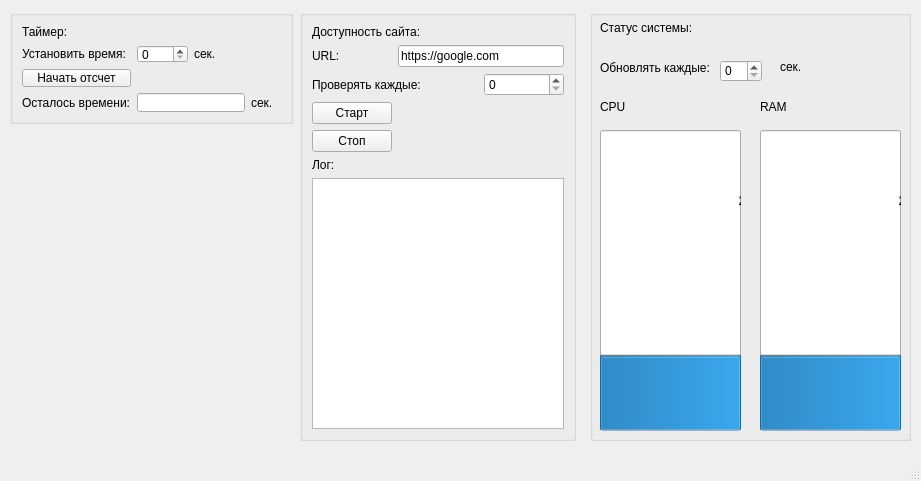
<?xml version="1.0" encoding="UTF-8"?>
<ui version="4.0">
 <class>MainWindow</class>
 <widget class="QMainWindow" name="MainWindow">
  <property name="geometry">
   <rect>
    <x>0</x>
    <y>0</y>
    <width>921</width>
    <height>481</height>
   </rect>
  </property>
  <property name="windowTitle">
   <string>MainWindow</string>
  </property>
  <widget class="QWidget" name="centralwidget">
   <widget class="QGroupBox" name="groupBox1">
    <property name="geometry">
     <rect>
      <x>10</x>
      <y>10</y>
      <width>283</width>
      <height>114</height>
     </rect>
    </property>
    <property name="title">
     <string/>
    </property>
    <layout class="QGridLayout" name="gridLayout">
     <item row="0" column="0">
      <widget class="QLabel" name="label">
       <property name="text">
        <string>Таймер:</string>
       </property>
      </widget>
     </item>
     <item row="1" column="2">
      <widget class="QLabel" name="label_5">
       <property name="text">
        <string>сек.</string>
       </property>
      </widget>
     </item>
     <item row="1" column="0">
      <widget class="QLabel" name="label_2">
       <property name="text">
        <string>Установить время:</string>
       </property>
      </widget>
     </item>
     <item row="2" column="0">
      <widget class="QPushButton" name="BStartCounter">
       <property name="text">
        <string>Начать отсчет</string>
       </property>
      </widget>
     </item>
     <item row="3" column="0">
      <widget class="QLabel" name="label_3">
       <property name="text">
        <string>Осталось времени:</string>
       </property>
      </widget>
     </item>
     <item row="1" column="1">
      <widget class="QSpinBox" name="SBSetTime">
       <property name="value">
        <number>0</number>
       </property>
      </widget>
     </item>
     <item row="3" column="1" colspan="2">
      <widget class="QLineEdit" name="LEAuditTime">
       <property name="text">
        <string/>
       </property>
      </widget>
     </item>
     <item row="3" column="3">
      <widget class="QLabel" name="label_4">
       <property name="text">
        <string>сек.</string>
       </property>
      </widget>
     </item>
    </layout>
   </widget>
   <widget class="QGroupBox" name="groupBox2">
    <property name="geometry">
     <rect>
      <x>300</x>
      <y>10</y>
      <width>276</width>
      <height>431</height>
     </rect>
    </property>
    <property name="title">
     <string/>
    </property>
    <layout class="QGridLayout" name="gridLayout_2">
     <item row="0" column="0" colspan="2">
      <widget class="QLabel" name="label_6">
       <property name="text">
        <string>Доступность сайта:</string>
       </property>
      </widget>
     </item>
     <item row="1" column="0">
      <widget class="QLabel" name="label_7">
       <property name="text">
        <string>URL:</string>
       </property>
      </widget>
     </item>
     <item row="1" column="1" colspan="2">
      <widget class="QLineEdit" name="LEURL">
       <property name="text">
        <string>https://google.com</string>
       </property>
      </widget>
     </item>
     <item row="2" column="0" colspan="2">
      <widget class="QLabel" name="label_8">
       <property name="text">
        <string>Проверять каждые:</string>
       </property>
      </widget>
     </item>
     <item row="2" column="2">
      <widget class="QSpinBox" name="SPBox2"/>
     </item>
     <item row="3" column="0">
      <widget class="QPushButton" name="BStart">
       <property name="text">
        <string>Старт</string>
       </property>
      </widget>
     </item>
     <item row="4" column="0">
      <widget class="QPushButton" name="BStop">
       <property name="text">
        <string>Стоп</string>
       </property>
      </widget>
     </item>
     <item row="5" column="0">
      <widget class="QLabel" name="label_9">
       <property name="text">
        <string>Лог:</string>
       </property>
      </widget>
     </item>
     <item row="6" column="0" colspan="3">
      <widget class="QPlainTextEdit" name="TELog"/>
     </item>
    </layout>
   </widget>
   <widget class="QGroupBox" name="groupBox_3">
    <property name="geometry">
     <rect>
      <x>590</x>
      <y>10</y>
      <width>321</width>
      <height>431</height>
     </rect>
    </property>
    <property name="title">
     <string/>
    </property>
    <widget class="QLabel" name="label_10">
     <property name="geometry">
      <rect>
       <x>10</x>
       <y>10</y>
       <width>171</width>
       <height>16</height>
      </rect>
     </property>
     <property name="text">
      <string>Статус системы:</string>
     </property>
    </widget>
    <widget class="QLabel" name="label_11">
     <property name="geometry">
      <rect>
       <x>10</x>
       <y>50</y>
       <width>111</width>
       <height>16</height>
      </rect>
     </property>
     <property name="text">
      <string>Обновлять каждые:</string>
     </property>
    </widget>
    <widget class="QLabel" name="label_12">
     <property name="geometry">
      <rect>
       <x>190</x>
       <y>50</y>
       <width>47</width>
       <height>13</height>
      </rect>
     </property>
     <property name="text">
      <string>сек.</string>
     </property>
    </widget>
    <widget class="QLabel" name="label_13">
     <property name="geometry">
      <rect>
       <x>10</x>
       <y>90</y>
       <width>47</width>
       <height>13</height>
      </rect>
     </property>
     <property name="text">
      <string>CPU</string>
     </property>
    </widget>
    <widget class="QLabel" name="label_14">
     <property name="geometry">
      <rect>
       <x>170</x>
       <y>90</y>
       <width>47</width>
       <height>13</height>
      </rect>
     </property>
     <property name="text">
      <string>RAM</string>
     </property>
    </widget>
    <widget class="QSpinBox" name="SBUpdate">
     <property name="geometry">
      <rect>
       <x>130</x>
       <y>50</y>
       <width>42</width>
       <height>22</height>
      </rect>
     </property>
    </widget>
    <widget class="QProgressBar" name="PGCPU">
     <property name="geometry">
      <rect>
       <x>10</x>
       <y>120</y>
       <width>141</width>
       <height>301</height>
      </rect>
     </property>
     <property name="value">
      <number>24</number>
     </property>
     <property name="orientation">
      <enum>Qt::Vertical</enum>
     </property>
    </widget>
    <widget class="QProgressBar" name="PBRAM">
     <property name="geometry">
      <rect>
       <x>170</x>
       <y>120</y>
       <width>141</width>
       <height>301</height>
      </rect>
     </property>
     <property name="value">
      <number>24</number>
     </property>
     <property name="orientation">
      <enum>Qt::Vertical</enum>
     </property>
    </widget>
   </widget>
  </widget>
  <widget class="QMenuBar" name="menubar">
   <property name="geometry">
    <rect>
     <x>0</x>
     <y>0</y>
     <width>921</width>
     <height>21</height>
    </rect>
   </property>
  </widget>
  <widget class="QStatusBar" name="statusbar"/>
 </widget>
 <resources/>
 <connections/>
</ui>
